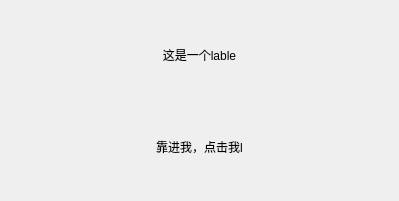
<?xml version="1.0" encoding="UTF-8"?>
<ui version="4.0">
 <class>Widget</class>
 <widget class="QWidget" name="Widget">
  <property name="geometry">
   <rect>
    <x>0</x>
    <y>0</y>
    <width>399</width>
    <height>201</height>
   </rect>
  </property>
  <property name="windowTitle">
   <string>Widget</string>
  </property>
  <layout class="QVBoxLayout" name="verticalLayout">
   <item>
    <widget class="MLabel_test" name="label">
     <property name="text">
      <string>这是一个lable</string>
     </property>
     <property name="alignment">
      <set>Qt::AlignCenter</set>
     </property>
    </widget>
   </item>
   <item>
    <widget class="QLabel" name="label_2">
     <property name="text">
      <string>靠进我，点击我l</string>
     </property>
     <property name="alignment">
      <set>Qt::AlignCenter</set>
     </property>
    </widget>
   </item>
  </layout>
 </widget>
 <customwidgets>
  <customwidget>
   <class>MLabel_test</class>
   <extends>QLabel</extends>
   <header location="global">mlabel_test.h</header>
  </customwidget>
 </customwidgets>
 <resources/>
 <connections/>
</ui>
